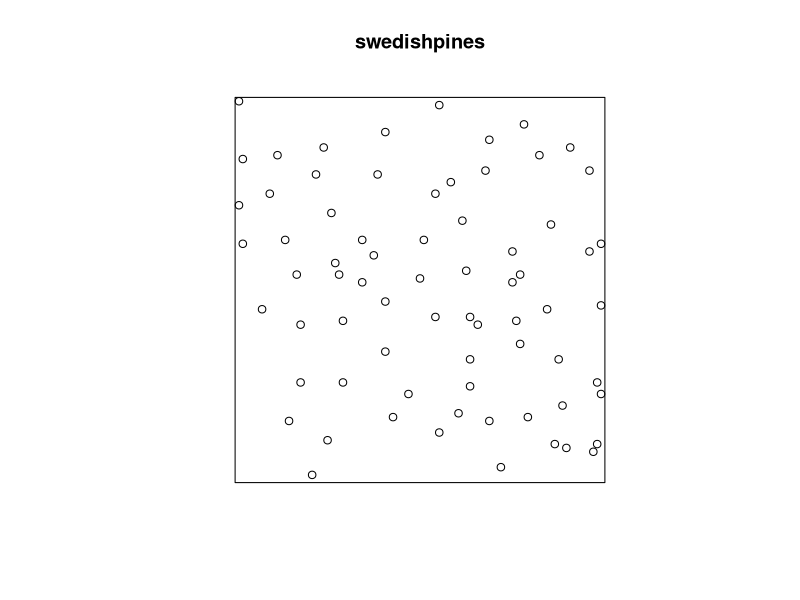
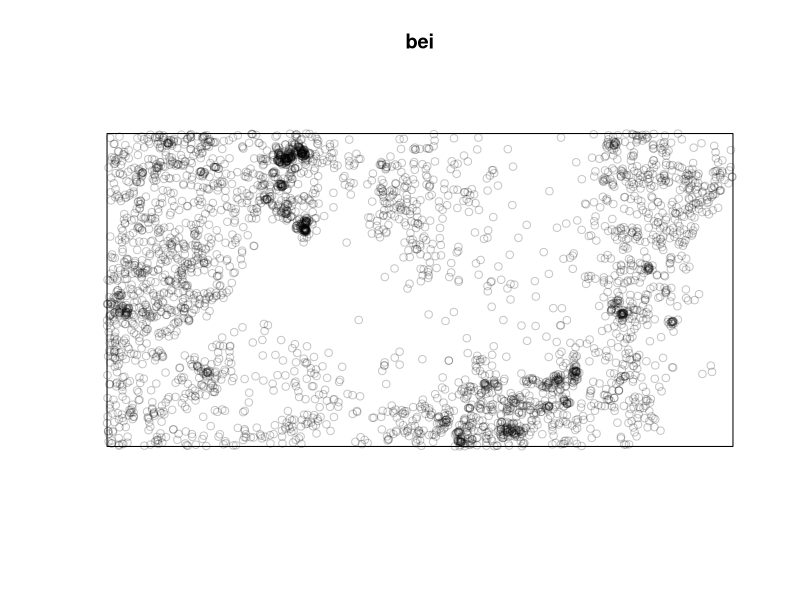
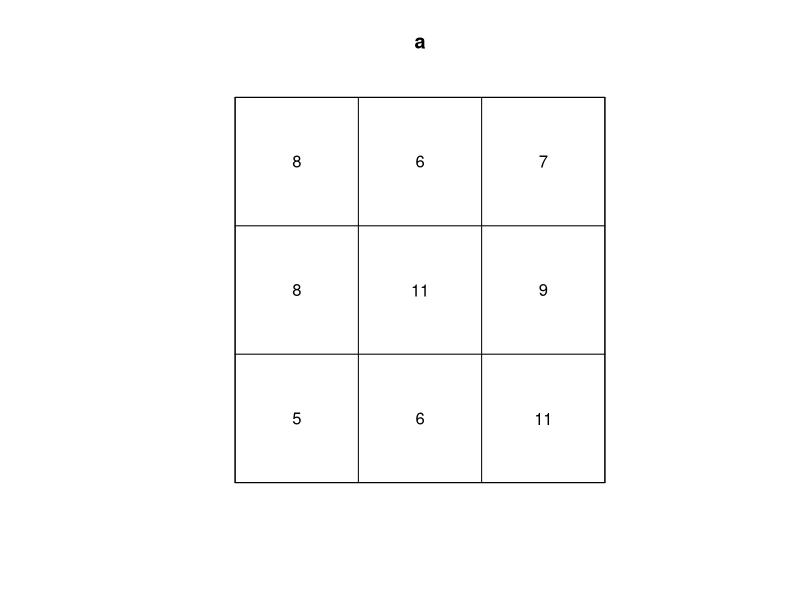
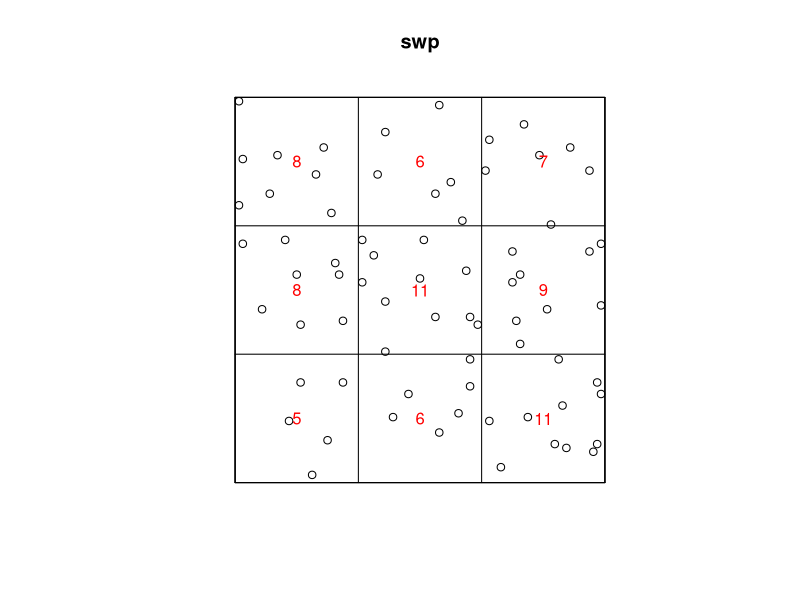
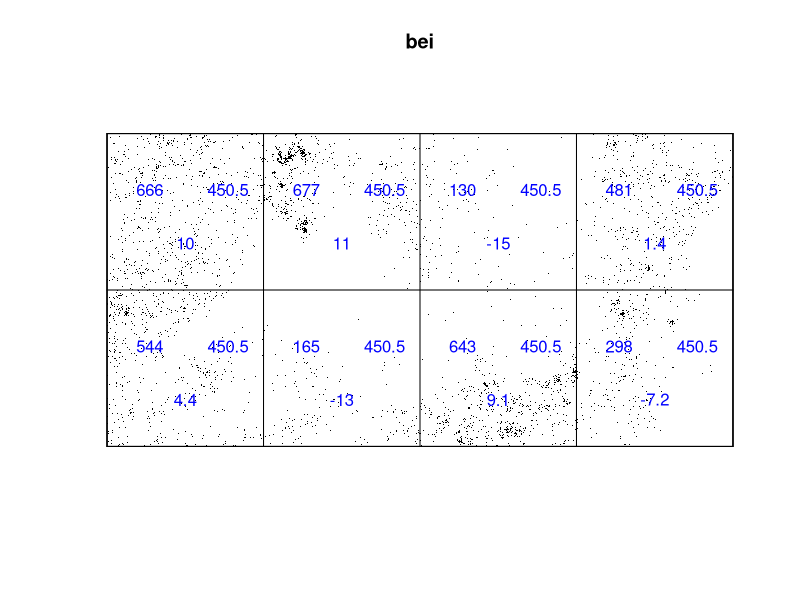
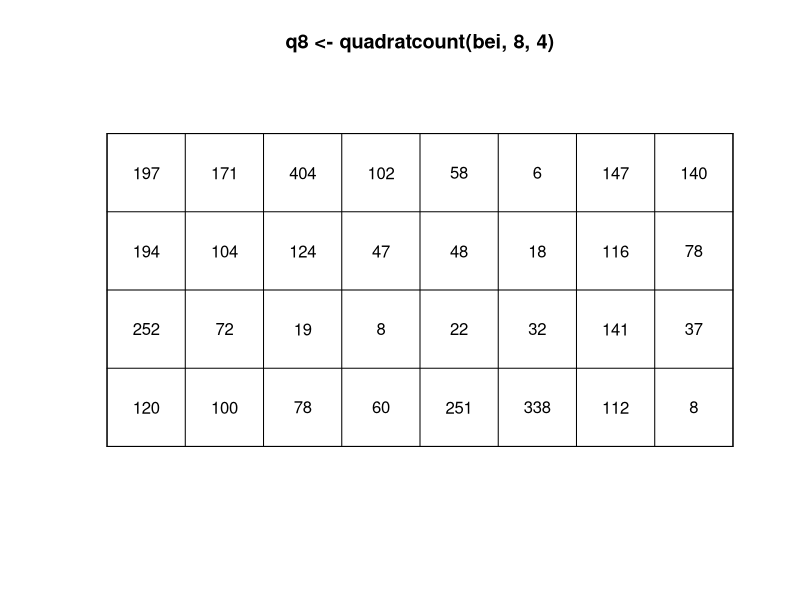
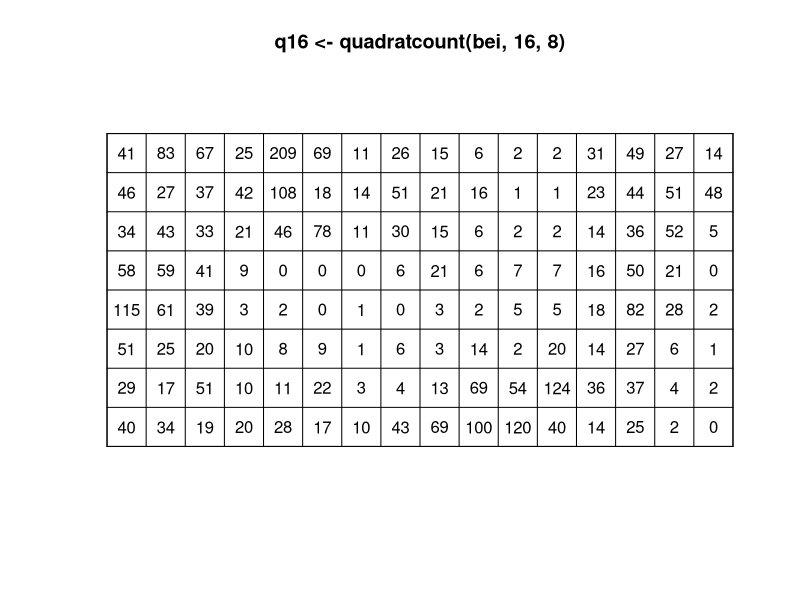
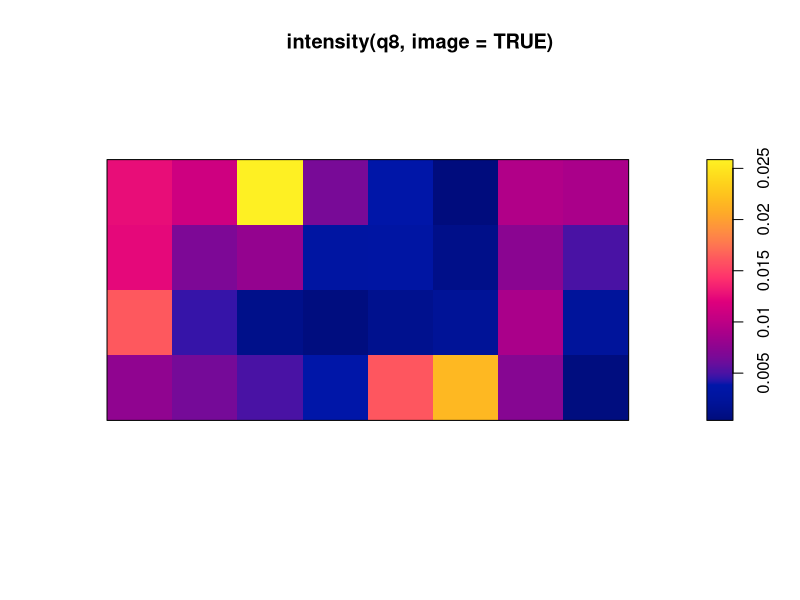

Here is the R script that generated these plots, in order:
#'      Course on analysing spatial point patterns with spatstat
#'                     Melbourne, September 2018
#' 
#'                   Lecturer's R script 
#'                  Session 2: Inhomogeneous Intensity
#' 
#'  Copyright (c) Adrian Baddeley, Ege Rubak, Rolf Turner and Tilman Davies 2018
#' 
library(spatstat)
plot(swedishpines)
plot(bei)
swp <- swedishpines
#' Possible spatial variation in forest density
a <- quadratcount(swp, 3, 3)
a
plot(a)
#' object of a class that can be both printed and plotted.
#'
plot(swp)
plot(a, add=TRUE, col="red")
#'
#'
#' For homogeneous pattern, numbers should be **approximately* equal
#' Apply chi^2 test
quadrat.test(swp, 3, 3)
#' [Interpret]

b4 <- quadrat.test(bei, 4, 2)
b4
plot(bei, chars=".", cols = "black")
plot(b4, add=TRUE, col="blue")
#' test result can also be plotted

plot(q8 <- quadratcount(bei, 8, 4))
plot(q16 <- quadratcount(bei, 16, 8))

plot(intensity(q8, image=TRUE))
plot(intensity(q16, image=TRUE))
#' [concept of intensity function]

plot(density(bei))
Z <- density(bei)
#' density() is generic, with a method density.ppp()
#' [explain kernel smoothing]
Z
class(Z)
#' Pixel image 
plot(Z)
contour(Z)
persp(Z, theta=-30)
persp(Z, theta=-50, phi=20, border=NA, col="yellow", shade=0.7, apron=TRUE)
contour(Z)
#' intensity : points per unit area

plot(density(bei, sigma=100))
plot(density(bei, sigma=10))
#' bandwidth selection
bw.scott(bei)
bw.diggle(bei)
bop <- bw.diggle(bei)
bop
plot(bop)
plot(bop, xlim = c(1.5, 5))
plot(density(bei, sigma=bw.scott(bei)))
plot(density(bei, sigma=bw.scott))
plot(density(bei, sigma=bw.diggle))
